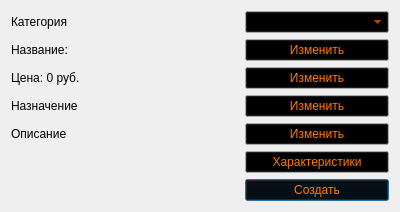
<?xml version="1.0" encoding="UTF-8"?>
<ui version="4.0">
 <class>ProductChanger</class>
 <widget class="QDialog" name="ProductChanger">
  <property name="geometry">
   <rect>
    <x>0</x>
    <y>0</y>
    <width>400</width>
    <height>202</height>
   </rect>
  </property>
  <property name="palette">
   <palette>
    <active>
     <colorrole role="Button">
      <brush brushstyle="SolidPattern">
       <color alpha="255">
        <red>0</red>
        <green>0</green>
        <blue>0</blue>
       </color>
      </brush>
     </colorrole>
     <colorrole role="Text">
      <brush brushstyle="SolidPattern">
       <color alpha="255">
        <red>106</red>
        <green>0</green>
        <blue>79</blue>
       </color>
      </brush>
     </colorrole>
     <colorrole role="ButtonText">
      <brush brushstyle="SolidPattern">
       <color alpha="255">
        <red>255</red>
        <green>122</green>
        <blue>5</blue>
       </color>
      </brush>
     </colorrole>
     <colorrole role="PlaceholderText">
      <brush brushstyle="SolidPattern">
       <color alpha="128">
        <red>106</red>
        <green>0</green>
        <blue>79</blue>
       </color>
      </brush>
     </colorrole>
    </active>
    <inactive>
     <colorrole role="Button">
      <brush brushstyle="SolidPattern">
       <color alpha="255">
        <red>0</red>
        <green>0</green>
        <blue>0</blue>
       </color>
      </brush>
     </colorrole>
     <colorrole role="Text">
      <brush brushstyle="SolidPattern">
       <color alpha="255">
        <red>106</red>
        <green>0</green>
        <blue>79</blue>
       </color>
      </brush>
     </colorrole>
     <colorrole role="ButtonText">
      <brush brushstyle="SolidPattern">
       <color alpha="255">
        <red>255</red>
        <green>122</green>
        <blue>5</blue>
       </color>
      </brush>
     </colorrole>
     <colorrole role="PlaceholderText">
      <brush brushstyle="SolidPattern">
       <color alpha="128">
        <red>106</red>
        <green>0</green>
        <blue>79</blue>
       </color>
      </brush>
     </colorrole>
    </inactive>
    <disabled>
     <colorrole role="Button">
      <brush brushstyle="SolidPattern">
       <color alpha="255">
        <red>0</red>
        <green>0</green>
        <blue>0</blue>
       </color>
      </brush>
     </colorrole>
     <colorrole role="Text">
      <brush brushstyle="SolidPattern">
       <color alpha="255">
        <red>120</red>
        <green>120</green>
        <blue>120</blue>
       </color>
      </brush>
     </colorrole>
     <colorrole role="ButtonText">
      <brush brushstyle="SolidPattern">
       <color alpha="255">
        <red>120</red>
        <green>120</green>
        <blue>120</blue>
       </color>
      </brush>
     </colorrole>
     <colorrole role="PlaceholderText">
      <brush brushstyle="SolidPattern">
       <color alpha="128">
        <red>0</red>
        <green>0</green>
        <blue>0</blue>
       </color>
      </brush>
     </colorrole>
    </disabled>
   </palette>
  </property>
  <property name="windowTitle">
   <string>Dialog</string>
  </property>
  <layout class="QGridLayout" name="gridLayout">
   <item row="6" column="3" colspan="2">
    <widget class="QPushButton" name="pushButton_add">
     <property name="text">
      <string>Создать</string>
     </property>
    </widget>
   </item>
   <item row="4" column="0" colspan="3">
    <widget class="QLabel" name="label_descr">
     <property name="text">
      <string>Описание</string>
     </property>
    </widget>
   </item>
   <item row="3" column="3" colspan="2">
    <widget class="QPushButton" name="pushButton_purp">
     <property name="text">
      <string>Изменить</string>
     </property>
    </widget>
   </item>
   <item row="0" column="3" colspan="2">
    <widget class="QComboBox" name="comboBox"/>
   </item>
   <item row="0" column="0" colspan="3">
    <widget class="QLabel" name="label">
     <property name="text">
      <string>Категория</string>
     </property>
    </widget>
   </item>
   <item row="3" column="0" colspan="3">
    <widget class="QLabel" name="label_purp">
     <property name="text">
      <string>Назначение</string>
     </property>
    </widget>
   </item>
   <item row="1" column="3" colspan="2">
    <widget class="QPushButton" name="pushButton_name">
     <property name="text">
      <string>Изменить</string>
     </property>
    </widget>
   </item>
   <item row="2" column="3" colspan="2">
    <widget class="QPushButton" name="pushButton_price">
     <property name="text">
      <string>Изменить</string>
     </property>
    </widget>
   </item>
   <item row="1" column="0" colspan="3">
    <widget class="QLabel" name="label_name">
     <property name="sizePolicy">
      <sizepolicy hsizetype="Fixed" vsizetype="Preferred">
       <horstretch>0</horstretch>
       <verstretch>0</verstretch>
      </sizepolicy>
     </property>
     <property name="minimumSize">
      <size>
       <width>226</width>
       <height>0</height>
      </size>
     </property>
     <property name="text">
      <string>Название: </string>
     </property>
     <property name="wordWrap">
      <bool>false</bool>
     </property>
    </widget>
   </item>
   <item row="6" column="0" colspan="3">
    <spacer name="horizontalSpacer_2">
     <property name="orientation">
      <enum>Qt::Horizontal</enum>
     </property>
     <property name="sizeHint" stdset="0">
      <size>
       <width>40</width>
       <height>20</height>
      </size>
     </property>
    </spacer>
   </item>
   <item row="4" column="3" colspan="2">
    <widget class="QPushButton" name="pushButton_desc">
     <property name="text">
      <string>Изменить</string>
     </property>
    </widget>
   </item>
   <item row="2" column="0" colspan="3">
    <widget class="QLabel" name="label_price">
     <property name="text">
      <string>Цена: 0 руб.</string>
     </property>
    </widget>
   </item>
   <item row="5" column="3" colspan="2">
    <widget class="QPushButton" name="pushButton_feature">
     <property name="text">
      <string>Характеристики</string>
     </property>
    </widget>
   </item>
  </layout>
 </widget>
 <tabstops>
  <tabstop>comboBox</tabstop>
  <tabstop>pushButton_name</tabstop>
  <tabstop>pushButton_price</tabstop>
  <tabstop>pushButton_purp</tabstop>
  <tabstop>pushButton_desc</tabstop>
  <tabstop>pushButton_feature</tabstop>
  <tabstop>pushButton_add</tabstop>
 </tabstops>
 <resources/>
 <connections/>
</ui>
